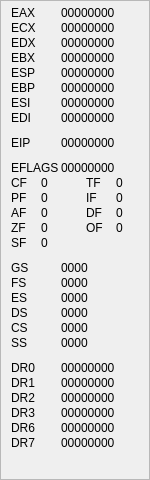
<?xml version="1.0" encoding="UTF-8"?>
<ui version="4.0">
 <class>RegistersView</class>
 <widget class="QWidget" name="RegistersView">
  <property name="geometry">
   <rect>
    <x>0</x>
    <y>0</y>
    <width>150</width>
    <height>480</height>
   </rect>
  </property>
  <property name="windowTitle">
   <string>Form</string>
  </property>
  <layout class="QVBoxLayout" name="verticalLayout">
   <property name="spacing">
    <number>0</number>
   </property>
   <property name="leftMargin">
    <number>0</number>
   </property>
   <property name="topMargin">
    <number>0</number>
   </property>
   <property name="rightMargin">
    <number>0</number>
   </property>
   <property name="bottomMargin">
    <number>0</number>
   </property>
   <item>
    <widget class="QScrollArea" name="scrollArea">
     <property name="widgetResizable">
      <bool>true</bool>
     </property>
     <widget class="QWidget" name="scrollAreaWidgetContents">
      <property name="geometry">
       <rect>
        <x>0</x>
        <y>0</y>
        <width>148</width>
        <height>460</height>
       </rect>
      </property>
      <property name="minimumSize">
       <size>
        <width>148</width>
        <height>460</height>
       </size>
      </property>
      <property name="maximumSize">
       <size>
        <width>148</width>
        <height>460</height>
       </size>
      </property>
      <widget class="QLabel" name="DR3Label">
       <property name="geometry">
        <rect>
         <x>10</x>
         <y>405</y>
         <width>50</width>
         <height>13</height>
        </rect>
       </property>
       <property name="text">
        <string>DR3</string>
       </property>
      </widget>
      <widget class="QLabel" name="DR7Label">
       <property name="geometry">
        <rect>
         <x>10</x>
         <y>435</y>
         <width>50</width>
         <height>13</height>
        </rect>
       </property>
       <property name="text">
        <string>DR7</string>
       </property>
      </widget>
      <widget class="QLabel" name="DFLabel">
       <property name="geometry">
        <rect>
         <x>85</x>
         <y>205</y>
         <width>30</width>
         <height>13</height>
        </rect>
       </property>
       <property name="text">
        <string>DF</string>
       </property>
      </widget>
      <widget class="QLabel" name="BPRegLabel">
       <property name="geometry">
        <rect>
         <x>60</x>
         <y>80</y>
         <width>55</width>
         <height>13</height>
        </rect>
       </property>
       <property name="text">
        <string>00000000</string>
       </property>
      </widget>
      <widget class="QLabel" name="SFRegLabel">
       <property name="geometry">
        <rect>
         <x>40</x>
         <y>235</y>
         <width>15</width>
         <height>13</height>
        </rect>
       </property>
       <property name="text">
        <string>0</string>
       </property>
      </widget>
      <widget class="QLabel" name="CFLabel">
       <property name="geometry">
        <rect>
         <x>10</x>
         <y>175</y>
         <width>30</width>
         <height>13</height>
        </rect>
       </property>
       <property name="text">
        <string>CF</string>
       </property>
      </widget>
      <widget class="QLabel" name="DR6RegLabel">
       <property name="geometry">
        <rect>
         <x>60</x>
         <y>420</y>
         <width>55</width>
         <height>13</height>
        </rect>
       </property>
       <property name="text">
        <string>00000000</string>
       </property>
      </widget>
      <widget class="QLabel" name="DR2RegLabel">
       <property name="geometry">
        <rect>
         <x>60</x>
         <y>390</y>
         <width>55</width>
         <height>13</height>
        </rect>
       </property>
       <property name="text">
        <string>00000000</string>
       </property>
      </widget>
      <widget class="QLabel" name="IPRegLabel">
       <property name="geometry">
        <rect>
         <x>60</x>
         <y>135</y>
         <width>55</width>
         <height>13</height>
        </rect>
       </property>
       <property name="text">
        <string>00000000</string>
       </property>
      </widget>
      <widget class="QLabel" name="DR1Label">
       <property name="geometry">
        <rect>
         <x>10</x>
         <y>375</y>
         <width>50</width>
         <height>13</height>
        </rect>
       </property>
       <property name="text">
        <string>DR1</string>
       </property>
      </widget>
      <widget class="QLabel" name="SILabel">
       <property name="geometry">
        <rect>
         <x>10</x>
         <y>95</y>
         <width>50</width>
         <height>13</height>
        </rect>
       </property>
       <property name="text">
        <string>ESI</string>
       </property>
      </widget>
      <widget class="QLabel" name="DR0Label">
       <property name="geometry">
        <rect>
         <x>10</x>
         <y>360</y>
         <width>50</width>
         <height>13</height>
        </rect>
       </property>
       <property name="text">
        <string>DR0</string>
       </property>
      </widget>
      <widget class="QLabel" name="CSRegLabel">
       <property name="geometry">
        <rect>
         <x>60</x>
         <y>320</y>
         <width>40</width>
         <height>13</height>
        </rect>
       </property>
       <property name="text">
        <string>0000</string>
       </property>
      </widget>
      <widget class="QLabel" name="FSRegLabel">
       <property name="geometry">
        <rect>
         <x>60</x>
         <y>275</y>
         <width>40</width>
         <height>13</height>
        </rect>
       </property>
       <property name="text">
        <string>0000</string>
       </property>
      </widget>
      <widget class="QLabel" name="IPLabel">
       <property name="geometry">
        <rect>
         <x>10</x>
         <y>135</y>
         <width>50</width>
         <height>13</height>
        </rect>
       </property>
       <property name="text">
        <string>EIP</string>
       </property>
      </widget>
      <widget class="QLabel" name="CXLabel">
       <property name="geometry">
        <rect>
         <x>10</x>
         <y>20</y>
         <width>50</width>
         <height>13</height>
        </rect>
       </property>
       <property name="text">
        <string>ECX</string>
       </property>
      </widget>
      <widget class="QLabel" name="DXRegLabel">
       <property name="geometry">
        <rect>
         <x>60</x>
         <y>35</y>
         <width>55</width>
         <height>13</height>
        </rect>
       </property>
       <property name="text">
        <string>00000000</string>
       </property>
      </widget>
      <widget class="QLabel" name="SPRegLabel">
       <property name="geometry">
        <rect>
         <x>60</x>
         <y>65</y>
         <width>55</width>
         <height>13</height>
        </rect>
       </property>
       <property name="text">
        <string>00000000</string>
       </property>
      </widget>
      <widget class="QLabel" name="AXLabel">
       <property name="geometry">
        <rect>
         <x>10</x>
         <y>5</y>
         <width>50</width>
         <height>13</height>
        </rect>
       </property>
       <property name="text">
        <string>EAX</string>
       </property>
      </widget>
      <widget class="QLabel" name="GSRegLabel">
       <property name="geometry">
        <rect>
         <x>60</x>
         <y>260</y>
         <width>40</width>
         <height>13</height>
        </rect>
       </property>
       <property name="text">
        <string>0000</string>
       </property>
      </widget>
      <widget class="QLabel" name="SIRegLabel">
       <property name="geometry">
        <rect>
         <x>60</x>
         <y>95</y>
         <width>55</width>
         <height>13</height>
        </rect>
       </property>
       <property name="text">
        <string>00000000</string>
       </property>
      </widget>
      <widget class="QLabel" name="ZFRegLabel">
       <property name="geometry">
        <rect>
         <x>40</x>
         <y>220</y>
         <width>15</width>
         <height>13</height>
        </rect>
       </property>
       <property name="text">
        <string>0</string>
       </property>
      </widget>
      <widget class="QLabel" name="DIRegLabel">
       <property name="geometry">
        <rect>
         <x>60</x>
         <y>110</y>
         <width>55</width>
         <height>13</height>
        </rect>
       </property>
       <property name="text">
        <string>00000000</string>
       </property>
      </widget>
      <widget class="QLabel" name="DSLabel">
       <property name="geometry">
        <rect>
         <x>10</x>
         <y>305</y>
         <width>50</width>
         <height>13</height>
        </rect>
       </property>
       <property name="text">
        <string>DS</string>
       </property>
      </widget>
      <widget class="QLabel" name="OFLabel">
       <property name="geometry">
        <rect>
         <x>85</x>
         <y>220</y>
         <width>30</width>
         <height>13</height>
        </rect>
       </property>
       <property name="text">
        <string>OF</string>
       </property>
      </widget>
      <widget class="QLabel" name="AXRegLabel">
       <property name="geometry">
        <rect>
         <x>60</x>
         <y>5</y>
         <width>55</width>
         <height>13</height>
        </rect>
       </property>
       <property name="text">
        <string>00000000</string>
       </property>
      </widget>
      <widget class="QLabel" name="DSRegLabel">
       <property name="geometry">
        <rect>
         <x>60</x>
         <y>305</y>
         <width>40</width>
         <height>13</height>
        </rect>
       </property>
       <property name="text">
        <string>0000</string>
       </property>
      </widget>
      <widget class="QLabel" name="AFRegLabel">
       <property name="geometry">
        <rect>
         <x>40</x>
         <y>205</y>
         <width>15</width>
         <height>13</height>
        </rect>
       </property>
       <property name="text">
        <string>0</string>
       </property>
      </widget>
      <widget class="QLabel" name="CXRegLabel">
       <property name="geometry">
        <rect>
         <x>60</x>
         <y>20</y>
         <width>55</width>
         <height>13</height>
        </rect>
       </property>
       <property name="text">
        <string>00000000</string>
       </property>
      </widget>
      <widget class="QLabel" name="DR2Label">
       <property name="geometry">
        <rect>
         <x>10</x>
         <y>390</y>
         <width>50</width>
         <height>13</height>
        </rect>
       </property>
       <property name="text">
        <string>DR2</string>
       </property>
      </widget>
      <widget class="QLabel" name="CSLabel">
       <property name="geometry">
        <rect>
         <x>10</x>
         <y>320</y>
         <width>50</width>
         <height>13</height>
        </rect>
       </property>
       <property name="text">
        <string>CS</string>
       </property>
      </widget>
      <widget class="QLabel" name="FSLabel">
       <property name="geometry">
        <rect>
         <x>10</x>
         <y>275</y>
         <width>50</width>
         <height>13</height>
        </rect>
       </property>
       <property name="text">
        <string>FS</string>
       </property>
      </widget>
      <widget class="QLabel" name="TFLabel">
       <property name="geometry">
        <rect>
         <x>85</x>
         <y>175</y>
         <width>30</width>
         <height>13</height>
        </rect>
       </property>
       <property name="text">
        <string>TF</string>
       </property>
      </widget>
      <widget class="QLabel" name="ESLabel">
       <property name="geometry">
        <rect>
         <x>10</x>
         <y>290</y>
         <width>50</width>
         <height>13</height>
        </rect>
       </property>
       <property name="text">
        <string>ES</string>
       </property>
      </widget>
      <widget class="QLabel" name="IFLabel">
       <property name="geometry">
        <rect>
         <x>85</x>
         <y>190</y>
         <width>30</width>
         <height>13</height>
        </rect>
       </property>
       <property name="text">
        <string>IF</string>
       </property>
      </widget>
      <widget class="QLabel" name="ESRegLabel">
       <property name="geometry">
        <rect>
         <x>60</x>
         <y>290</y>
         <width>40</width>
         <height>13</height>
        </rect>
       </property>
       <property name="text">
        <string>0000</string>
       </property>
      </widget>
      <widget class="QLabel" name="DR0RegLabel">
       <property name="geometry">
        <rect>
         <x>60</x>
         <y>360</y>
         <width>55</width>
         <height>13</height>
        </rect>
       </property>
       <property name="text">
        <string>00000000</string>
       </property>
      </widget>
      <widget class="QLabel" name="PFRegLabel">
       <property name="geometry">
        <rect>
         <x>40</x>
         <y>190</y>
         <width>15</width>
         <height>13</height>
        </rect>
       </property>
       <property name="text">
        <string>0</string>
       </property>
      </widget>
      <widget class="QLabel" name="BXLabel">
       <property name="geometry">
        <rect>
         <x>10</x>
         <y>50</y>
         <width>50</width>
         <height>13</height>
        </rect>
       </property>
       <property name="text">
        <string>EBX</string>
       </property>
      </widget>
      <widget class="QLabel" name="IFRegLabel">
       <property name="geometry">
        <rect>
         <x>115</x>
         <y>190</y>
         <width>15</width>
         <height>13</height>
        </rect>
       </property>
       <property name="text">
        <string>0</string>
       </property>
      </widget>
      <widget class="QLabel" name="AFLabel">
       <property name="geometry">
        <rect>
         <x>10</x>
         <y>205</y>
         <width>30</width>
         <height>13</height>
        </rect>
       </property>
       <property name="text">
        <string>AF</string>
       </property>
      </widget>
      <widget class="QLabel" name="OFRegLabel">
       <property name="geometry">
        <rect>
         <x>115</x>
         <y>220</y>
         <width>15</width>
         <height>13</height>
        </rect>
       </property>
       <property name="text">
        <string>0</string>
       </property>
      </widget>
      <widget class="QLabel" name="FLAGSRegLabel">
       <property name="geometry">
        <rect>
         <x>60</x>
         <y>160</y>
         <width>55</width>
         <height>13</height>
        </rect>
       </property>
       <property name="text">
        <string>00000000</string>
       </property>
      </widget>
      <widget class="QLabel" name="DFRegLabel">
       <property name="geometry">
        <rect>
         <x>115</x>
         <y>205</y>
         <width>15</width>
         <height>13</height>
        </rect>
       </property>
       <property name="text">
        <string>0</string>
       </property>
      </widget>
      <widget class="QLabel" name="CFRegLabel">
       <property name="geometry">
        <rect>
         <x>40</x>
         <y>175</y>
         <width>15</width>
         <height>13</height>
        </rect>
       </property>
       <property name="text">
        <string>0</string>
       </property>
      </widget>
      <widget class="QLabel" name="FLAGSLAbel">
       <property name="geometry">
        <rect>
         <x>10</x>
         <y>160</y>
         <width>50</width>
         <height>13</height>
        </rect>
       </property>
       <property name="text">
        <string>EFLAGS</string>
       </property>
      </widget>
      <widget class="QLabel" name="DR3RegLabel">
       <property name="geometry">
        <rect>
         <x>60</x>
         <y>405</y>
         <width>55</width>
         <height>13</height>
        </rect>
       </property>
       <property name="text">
        <string>00000000</string>
       </property>
      </widget>
      <widget class="QLabel" name="BXRegLabel">
       <property name="geometry">
        <rect>
         <x>60</x>
         <y>50</y>
         <width>55</width>
         <height>13</height>
        </rect>
       </property>
       <property name="text">
        <string>00000000</string>
       </property>
      </widget>
      <widget class="QLabel" name="ZFLabel">
       <property name="geometry">
        <rect>
         <x>10</x>
         <y>220</y>
         <width>30</width>
         <height>13</height>
        </rect>
       </property>
       <property name="text">
        <string>ZF</string>
       </property>
      </widget>
      <widget class="QLabel" name="GSLabel">
       <property name="geometry">
        <rect>
         <x>10</x>
         <y>260</y>
         <width>50</width>
         <height>13</height>
        </rect>
       </property>
       <property name="text">
        <string>GS</string>
       </property>
      </widget>
      <widget class="QLabel" name="DR1RegLabel">
       <property name="geometry">
        <rect>
         <x>60</x>
         <y>375</y>
         <width>55</width>
         <height>13</height>
        </rect>
       </property>
       <property name="text">
        <string>00000000</string>
       </property>
      </widget>
      <widget class="QLabel" name="SSLabel">
       <property name="geometry">
        <rect>
         <x>10</x>
         <y>335</y>
         <width>50</width>
         <height>13</height>
        </rect>
       </property>
       <property name="text">
        <string>SS</string>
       </property>
      </widget>
      <widget class="QLabel" name="PFLabel">
       <property name="geometry">
        <rect>
         <x>10</x>
         <y>190</y>
         <width>30</width>
         <height>13</height>
        </rect>
       </property>
       <property name="text">
        <string>PF</string>
       </property>
      </widget>
      <widget class="QLabel" name="SPLabel">
       <property name="geometry">
        <rect>
         <x>10</x>
         <y>65</y>
         <width>50</width>
         <height>13</height>
        </rect>
       </property>
       <property name="text">
        <string>ESP</string>
       </property>
      </widget>
      <widget class="QLabel" name="TFRegLabel">
       <property name="geometry">
        <rect>
         <x>115</x>
         <y>175</y>
         <width>15</width>
         <height>13</height>
        </rect>
       </property>
       <property name="text">
        <string>0</string>
       </property>
      </widget>
      <widget class="QLabel" name="DR7RegLabel">
       <property name="geometry">
        <rect>
         <x>60</x>
         <y>435</y>
         <width>55</width>
         <height>13</height>
        </rect>
       </property>
       <property name="text">
        <string>00000000</string>
       </property>
      </widget>
      <widget class="QLabel" name="DR6Label">
       <property name="geometry">
        <rect>
         <x>10</x>
         <y>420</y>
         <width>50</width>
         <height>13</height>
        </rect>
       </property>
       <property name="text">
        <string>DR6</string>
       </property>
      </widget>
      <widget class="QLabel" name="SFLabel">
       <property name="geometry">
        <rect>
         <x>10</x>
         <y>235</y>
         <width>30</width>
         <height>13</height>
        </rect>
       </property>
       <property name="text">
        <string>SF</string>
       </property>
      </widget>
      <widget class="QLabel" name="DXLabel">
       <property name="geometry">
        <rect>
         <x>10</x>
         <y>35</y>
         <width>50</width>
         <height>13</height>
        </rect>
       </property>
       <property name="text">
        <string>EDX</string>
       </property>
      </widget>
      <widget class="QLabel" name="DILabel">
       <property name="geometry">
        <rect>
         <x>10</x>
         <y>110</y>
         <width>50</width>
         <height>13</height>
        </rect>
       </property>
       <property name="text">
        <string>EDI</string>
       </property>
      </widget>
      <widget class="QLabel" name="SSRegLabel">
       <property name="geometry">
        <rect>
         <x>60</x>
         <y>335</y>
         <width>40</width>
         <height>13</height>
        </rect>
       </property>
       <property name="text">
        <string>0000</string>
       </property>
      </widget>
      <widget class="QLabel" name="BPLabel">
       <property name="geometry">
        <rect>
         <x>10</x>
         <y>80</y>
         <width>50</width>
         <height>13</height>
        </rect>
       </property>
       <property name="text">
        <string>EBP</string>
       </property>
      </widget>
     </widget>
    </widget>
   </item>
  </layout>
 </widget>
 <resources/>
 <connections/>
</ui>
